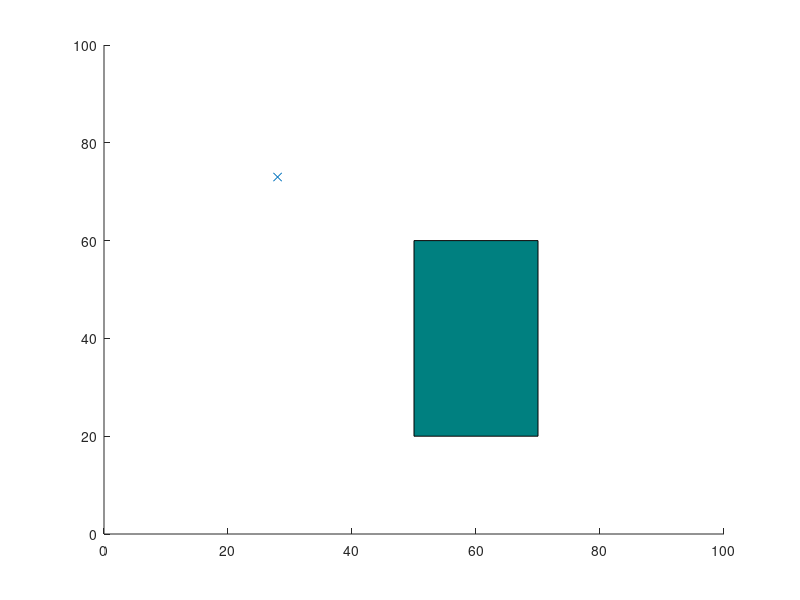

MATLAB code for this plot: (Note: this script raises an error after producing the figure.)
% nodes:    Contains list of all explored nodes. Each node contains its
%           coordinates, cost to reach and its parent.
% 
% Brief description of first use of RRT* algorithm: 
% 1. Pick a random node q_rand.
% 2. Find the closest node q_near from explored nodes to branch out from, towards
%    q_rand.
% 3. Steer from q_near towards q_rand: interpolate if node is too far away, reach
%    q_new. Check that obstacle is not hit.
% 4. Update cost of reaching q_new from q_near, treat it as Cmin. For now,
%    q_near acts as the parent node of q_new.
% 5. From the list of 'visited' nodes, check for nearest neighbors with a 
%    given radius, insert in a list q_nearest.
% 6. In all members of q_nearest, check if q_new can be reached from a
%    different parent node with cost lower than Cmin, and without colliding
%    with the obstacle. Select the node that results in the least cost and 
%    update the parent of q_new.
% 7. Add q_new to node list.
% 8. Continue until maximum number of nodes is reached or goal is hit.

clearvars
close all

%Creating graph and obstacle 
x_max = 100;
y_max = 100;
obstacle = [50,20,20,40];
EPS = 2;
numNodes = 1000;        

%Arbitrarly choosing start and goal nodes 
q_start.coord = [0 0];
q_start.cost = 0;
q_start.parent = 0;
q_goal.coord = [99 99];
q_goal.cost = 0;

%Creating figure for visualization 
nodes(1) = q_start;
figure(1)
axis([0 x_max 0 y_max])
rectangle('Position',obstacle,'FaceColor',[0 .5 .5])
hold on

%Creating empty cell array in which path points will be added to 
pathT = {};

%Selecting random node 
for i = 1:1:numNodes
    q_rand = [floor(rand(1)*x_max) floor(rand(1)*y_max)];
    plot(q_rand(1), q_rand(2), 'x', 'Color',  [0 0.4470 0.7410])
    
    % Break if goal node is already reached
    for j = 1:1:length(nodes)
        if nodes(j).coord == q_goal.coord
            break
        end 
    end

    
    % Pick the closest node from existing list to branch out from
    ndist = [];
    for j = 1:1:length(nodes)
      n = nodes(j);
      tmp = dist(n.coord, q_rand);
      ndist = [ndist tmp];
    end
    [val, idx] = min(ndist);
    q_near = nodes(idx);
     
    %Checking if there is a collision with obstacle between random node and nearest coordinate 
    q_new.coord = steer(q_rand, q_near.coord, val, EPS);
    if noCollision(q_rand, q_near.coord, obstacle)
      line([q_near.coord(1), q_new.coord(1)], [q_near.coord(2), q_new.coord(2)], 'Color', 'k', 'LineWidth', 2);
      drawnow
      hold on
      q_new.cost = dist(q_new.coord, q_near.coord) + q_near.cost; 
      q_nearest = [];
     % Within a radius of r, find all existing nodes
      r = 20;
      neighbor_count = 1;
      for j = 1:1:length(nodes)
         if noCollision(nodes(j).coord, q_new.coord, obstacle) <=r && dist(nodes(j).coord, q_new.coord) <= r
            q_nearest(neighbor_count).coord = nodes(j).coord;
            q_nearest(neighbor_count).cost = nodes(j).cost; 
            neighbor_count = neighbor_count+1;
         end
      end
     
         
               
            
                    
    % Initialize cost to currently known value
     q_min = q_near;
     C_min = q_new.cost; 
                    
    % Iterate through all nearest neighbors to find alternate lower
    % cost paths                
     for k = 1:1:length(q_nearest)
       if noCollision(q_nearest(k).coord, q_new.coord, obstacle) && q_nearest(k).cost + dist(q_nearest(k).coord, q_new.coord) < C_min
          q_min = q_nearest(k);
          C_min = q_nearest(k).cost + dist(q_nearest(k).coord, q_new.coord);
          line([q_min.coord(1), q_new.coord(1)], [q_min.coord(2), q_new.coord(2)], 'Color', 'g');                
          hold on
        end
     end
                    
     % Update parent to least cost-from node
     for j = 1:1:length(nodes)
        if nodes(j).coord == q_min.coord
           q_new.parent = j;
        end
     end
                    
    % Append to nodes
    nodes = [nodes q_new];
    end 
end 
    
    
    D = [];
    for j = 1:1:length(nodes)
        tmpdist = dist(nodes(j).coord, q_goal.coord);
        D = [D tmpdist];
    end
    
    % Search backwards from goal to start to find the optimal least cost
    % path and append path points to pathT 
    [val, idx] = min(D);
    q_final = nodes(idx);
    q_goal.parent = idx;
    q_end = q_goal;
    nodes = [nodes q_goal];
    while q_end.parent ~= 0
        start = q_end.parent;
        line([q_end.coord(1), nodes(start).coord(1)], [q_end.coord(2), nodes(start).coord(2)], 'Color', 'r', 'LineWidth', 2)
        hold on
        pathpoint = [q_end.coord(1), q_end.coord(2)];
        pathT{end+1} = pathpoint;
        q_end = nodes(start);
    end
 
%%  
%Creating new obstacle 
bounding_box = [10,20,10,10];
rectangle('Position',bounding_box,'FaceColor',[0 .5 .5] )

%creating final_path to add all final points to this array
final_path = {};
pathT{end+1} = q_start.coord;
pathT = flip(pathT);

%Creating new graph and determining total number of nodes  
x_max1 = 90;
y_max1 = 90;
rand_max_x = 50;
rand_max_y = 50;
EPS1 = 1;
Area = x_max1*y_max1;
radii = 50; %radius of new area around bounding box
radius = 3.14*(radii^2); %area around bounding box
bb_area = bounding_box(3)*bounding_box(4); %area of bounding_box
A = radius-bb_area; %total area around bounding_box, subtracting area of bounding_box itself
original_density = EPS/(x_max*y_max); %density of nodes in original graph with just obstacle
numNodes1 = A*original_density; %number of Nodes for area around bounding_box

%Trying to do vectorization below
%prevPoints = [{pathT{end}}, pathT(1:end-1)];
%currentPoints = pathT;

%collide = cell(1, length(pathT));
%collide(2:n) = arrayfun(@(i) noCollision(currentPoints{i}, prevPoints{i}, bounding_box), 2:length(pathT), 'UniformOutput',false);

% collide = arrayfun(@noCollision,pathT);

collide  = {};
for i = 1:1:length(pathT)-1
  collide{end+1} = noCollision(pathT{i+1},pathT{i},bounding_box);
end

for i = 1:1:(length(collide)-1)
    if collide{i} == 0
       q_start1.coord = pathT{i-1};
       q_start1.cost = 0;
       q_start1.parent = 0;
       for j = i:1:length(collide)
           if collide{j} == 1
               q_goal1.coord = pathT{j};
               q_goal1.cost = 0;
               break
           end
       end
    else
        final_path{end+1} = pathT{i};
    end

end


for i = 1:1:length(collide) -1 
    if collide{i} == 0
        nodes(2) = q_start1;
        figure(1)
        axis([0 x_max 0 y_max])
        rectangle('Position',bounding_box,'FaceColor',[0 .5 .5] )
        rectangle('Position',obstacle,'FaceColor', [0 .5 .5])
        hold on 
        
        for i = 1:1:numNodes1
          q_rand1 = [floor(rand(1)*rand_max_x) floor(rand(1)*rand_max_y)];
          plot(q_rand1(1), q_rand1(2), 'x', 'Color',  [0 0.4470 0.7410])
            
          % Break if goal node is already reached
          for j = 1:1:length(nodes)
             if nodes(j).coord == q_goal1.coord
                  break
             end 
          end
                 
                
          ndist = [];
          for j = 1:1:length(nodes)
             n = nodes(j);
             tmp = dist(n.coord, q_rand1);
             ndist = [ndist tmp];
          end
          [val, idx] = min(ndist);
          q_near1 = nodes(idx);
        
        %% 
        
           q_new1.coord = steer(q_rand1, q_near1.coord, val, EPS1);        
           if noCollision(q_rand1, q_near1.coord, bounding_box)
              if noCollision(q_rand1,q_near1.coord,obstacle)
                line([q_near1.coord(1), q_new1.coord(1)], [q_near1.coord(2), q_new1.coord(2)], 'Color', 'k', 'LineWidth', 2);
                drawnow
                hold on
                q_new1.cost = dist(q_new1.coord, q_near1.coord) + q_near1.cost;
                % Within a radius of r, find all existing nodes
                q_nearest1 = [];
                r = 2;
                neighbor_count1 = 1;
                for j = 1:1:length(nodes)
                    if (noCollision(nodes(j).coord, q_new1.coord, bounding_box) == 1) && (noCollision(nodes(j).coord,q_new1.coord, obstacle)== 1) && (dist(nodes(j).coord, q_new1.coord) <= r)
                        q_nearest1(neighbor_count1).coord = nodes(j).coord;
                        q_nearest1(neighbor_count1).cost = nodes(j).cost;
                        neighbor_count1 = neighbor_count1+1;
                     end
                 end
        
                 q_min1 = q_near1;
                 C_min1 = q_new1.cost;
        
                 for k = 1:1:length(q_nearest1)
                     if noCollision(q_nearest1(k).coord, q_new1.coord, bounding_box) && noCollision(q_nearest1(k).coord, q_new1.coord, obstacle) && (q_nearest1(k).cost + dist(q_nearest1(k).coord, q_new1.coord) < C_min1)
                          q_min1 = q_nearest1(k);
                          C_min1 = q_nearest1(k).cost + dist(q_nearest1(k).coord, q_new1.coord);
                          line([q_min1.coord(1), q_new1.coord(1)], [q_min1.coord(2), q_new1.coord(2)], 'Color', 'g');                
                          hold on
                     end
                 end
        
                 for j = 1:1:length(nodes)
                     if nodes(j).coord == q_min1.coord
                        q_new1.parent = j;
                     end
                  end
        
                  nodes = [nodes q_new1];
              end
           end
        end 
                
        
            D = [];
            for j = 1:1:length(nodes)
                tmpdist = dist(nodes(j).coord, q_goal1.coord);
                D = [D tmpdist];
            end
            
            [val, idx] = min(D);
            q_final = nodes(idx);
            q_goal1.parent = idx;
            q_end1 = q_goal1;
            nodes = [nodes q_goal1];
            while q_end1.parent ~= 0
               start = q_end1.parent;
               line([q_end1.coord(1), nodes(start).coord(1)], [q_end1.coord(2), nodes(start).coord(2)], 'Color', 'b', 'LineWidth', 2)
               pathpoint1 = [q_end1.coord(1), q_end1.coord(2)];
               final_path{end+1} = pathpoint1;
               hold on
               q_end1 = nodes(start);
            end

    end
end
         
disp(final_path);
   

